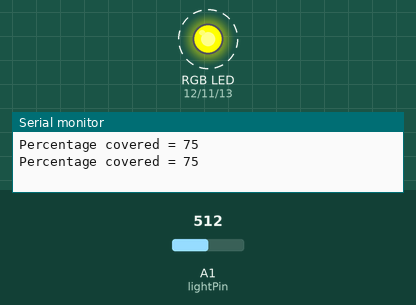
The sketch below on a simulated Arduino Uno, built with avr-gcc and run on an emulated ATmega328P. On the bench: an RGB LED mixed from three pins (HIGH = lit), the last lines printed to the serial monitor. Dashed ring = blinking. Inputs (shaded band) come from the test bench; at power-on: A1 (lightPin) = 512.

Above: at 0.9 s.
1.3 s: A1 (lightPin) set to 458
4.3 s: A1 (lightPin) set to 441
At 5.1 s:
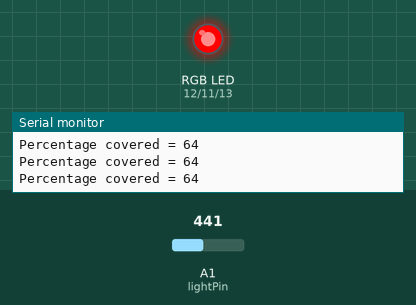
6.0 s: A1 (lightPin) set to 423
9.0 s: A1 (lightPin) set to 399
At 9.8 s:
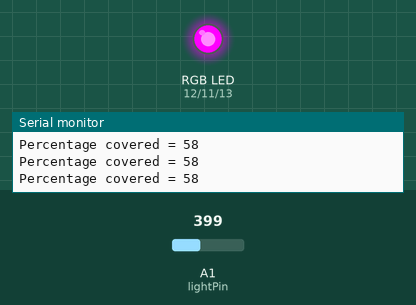
10.5 s: A1 (lightPin) set to 363
13.5 s: A1 (lightPin) set to 332
At 14.2 s:
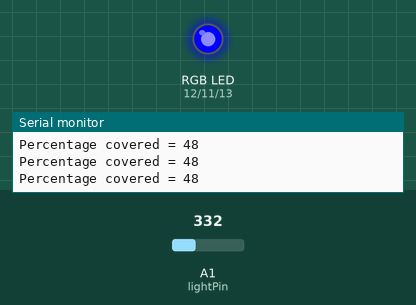
Timing chart, 0 to 16.0 s (numbered marks = the images above; inputs shaded):
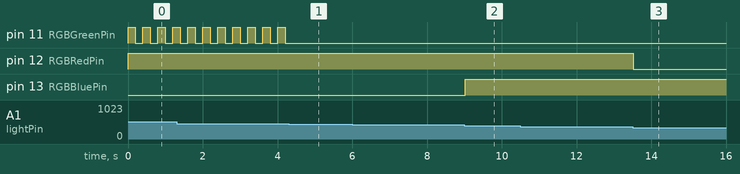

Measured:
- the behaviour switches between 451 and 450 on A1 (lightPin) (found by bisection; images 0 and 1)
- the behaviour switches between 410 and 409 on A1 (lightPin) (found by bisection; images 1 and 2)
- the behaviour switches between 350 and 349 on A1 (lightPin) (found by bisection; images 2 and 3)
- after the input at 4.3 s, pin 11 (RGBGreenPin): stops changing and stays LOW
- after the input at 9.0 s, pin 13 (RGBBluePin): LOW → HIGH at once
- after the input at 13.5 s, pin 12 (RGBRedPin): HIGH → LOW at once
- by itself, pin 11 (RGBGreenPin): alternates HIGH for 0.20 s and LOW for 0.20 s

The sketch:

lab_4_level_31.ino
```cpp
//LEVEL 3
//LAB 4
//NAME: pranav bhavsar
//date: 2023-02-02

int RGBGreenPin = 11;
int RGBRedPin = 12;
int RGBBluePin = 13;
int lightPin = A1; //The light sensor is plugged into pin A1 of the Arduino.
int data = 0; //This will store the data from the sensor.

void setup() { //The Setup function runs once.
  Serial.begin(9600);
  pinMode(RGBRedPin, OUTPUT); //Setup red RGB LED pin as an output pin.
  pinMode(RGBBluePin, OUTPUT); //Setup blue RGB LED pin as an output pin.
  pinMode(RGBGreenPin, OUTPUT); //Setup green RGB LED pin as an output pin.
}

void loop() { //The loop function runs forever.
  data = analogRead(lightPin); //Read the value from the light sensor and store it in the lightData variable.
  data = map(data, 6, 679, 0, 100); //map the data value to a percentage.


  digitalWrite(RGBRedPin, LOW);
  digitalWrite(RGBBluePin, LOW);
  digitalWrite(RGBGreenPin, LOW);
  //LED #1 will turn on when light sensor is above 50% value
  if (data > 50) {
    digitalWrite(RGBRedPin, HIGH); //red light will turn on as LED1

  }
  //LED #2 will turn on when light sensor if above 30% value and below 60%
  if (data > 30 && data < 60) {
     //blue light will turn on as LED2
    digitalWrite(RGBBluePin, HIGH);

  }
  //LED #3 will blink slowly when below 33% light value, and quickly then above 66% value

  else if (data < 33) {

      digitalWrite(RGBGreenPin, HIGH);
      delay(1000);
      digitalWrite(RGBGreenPin, LOW);
      delay(1000);
    }
  else if (data >= 66) {

      digitalWrite(RGBGreenPin, HIGH);
      delay(200);
      digitalWrite(RGBGreenPin, LOW);
      delay(200);
    }


  Serial.print("Percentage covered = ");
  Serial.println(data); //Print the data to the serial port

}
```
